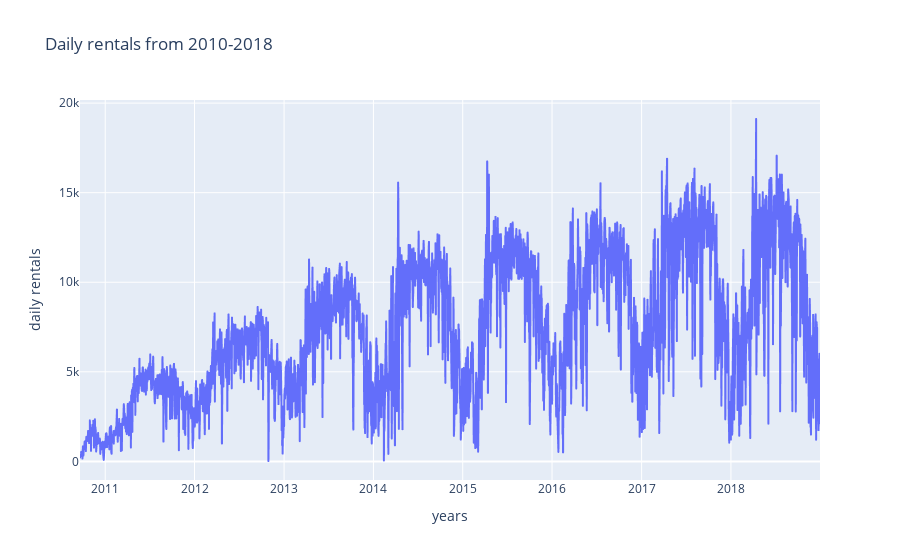

Notebook code for this chart:
### Code cell
px.line(x=all_years.index, y=all_years.rentals, labels={'x': 'years', 'y': 'daily rentals'},
       title='Daily rentals from 2010-2018')

### Figure 1 — Plotly figure (JSON) as saved in the notebook; plotly's stock layout.template omitted (floating-point values rounded to 4 significant figures; data arrays with more than 128 entries replaced by an {"elided": "..."} marker saying what was removed)
{"data": [{"hovertemplate": "years=%{x}<br>daily rentals=%{y}<extra></extra>", "legendgroup": "", "line": {"color": "#636efa", "dash": "solid"}, "marker": {"symbol": "circle"}, "mode": "lines", "name": "", "showlegend": false, "type": "scattergl", "x": {"elided": "3025 str values"}, "xaxis": "x", "y": {"elided": "3025 int values"}, "yaxis": "y"}], "layout": {"autosize": true, "legend": {"tracegroupgap": 0}, "title": {"text": "Daily rentals from 2010-2018"}, "xaxis": {"anchor": "y", "autorange": true, "domain": [0, 1], "range": ["2010-09-20", "2018-12-31"], "showspikes": false, "title": {"text": "years"}, "type": "date"}, "yaxis": {"anchor": "x", "autorange": true, "domain": [0, 1], "range": [-1040.0, 20170.0], "showspikes": false, "title": {"text": "daily rentals"}, "type": "linear"}}}
